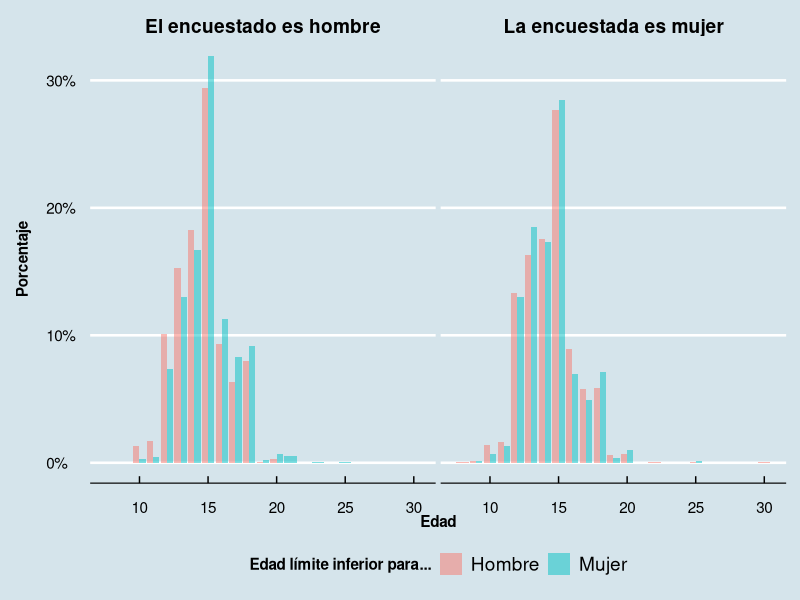
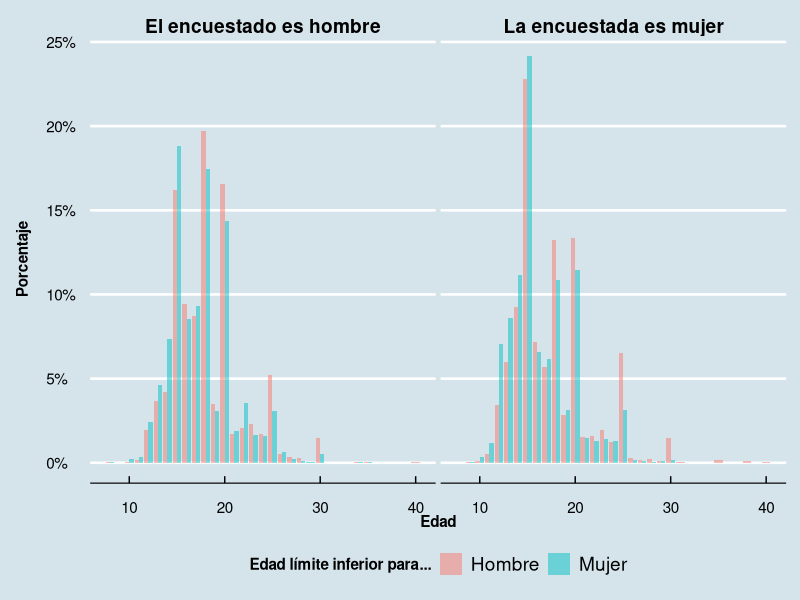
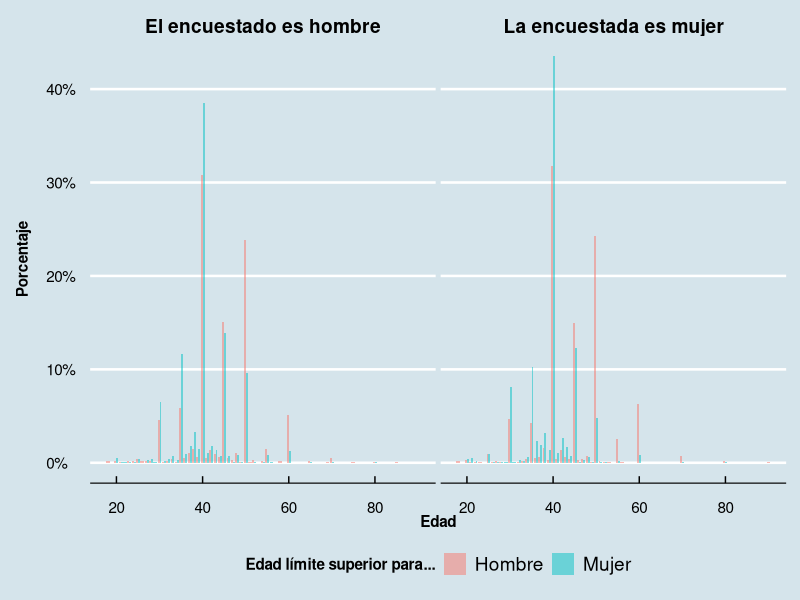
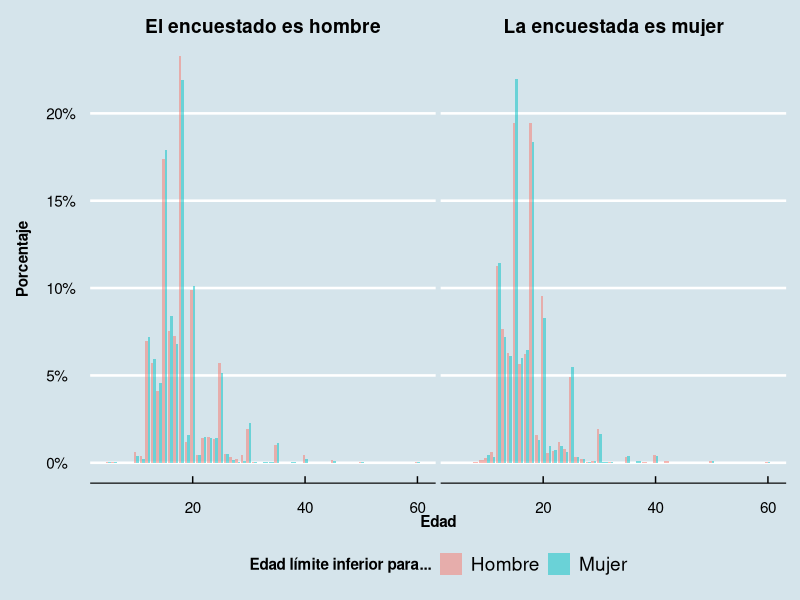

The R script that drew these images, in order:
#=============#
#### ENCoR ####
#=============#

# library(survey)
library(tidyverse)

# Carga datos -------------------------------------------------------------
encor <- haven::read_sav(file = "DataBases/ENCoR/Base ENCoR terceros.sav")


# Genera objeto survey ----------------------------------------------------
# ps <- survey::svydesign(
#    ids = ~1,
#    weights = ~peso,
#    data = encor
# )

# summary(ps)

# survey::svymean(
#    x = encor$ina48_1,
#    design = ps,
#    na.rm = TRUE
# )

# survey::svymean(
#    x = encor$ina44_1,
#    design = ps,
#    na.rm = TRUE
# )


# Plots -------------------------------------------------------------------
ggplot_bars_sex_questions <- function(hombre, mujer) {

   legend_title <- dplyr::case_when(
      hombre == "ina48_1" ~ "Edad límite inferior para...",
      hombre == "ina49_1" ~ "Edad límite inferior para...",
      hombre == "ina50_1" ~ "Edad límite superior para...",
      hombre == "ina51_1" ~ "Edad límite inferior para..."
   )

   encor %>%
      select(
         sexo,
         !!rlang::sym(mujer),
         !!rlang::sym(hombre),
         peso
      ) %>%
      gather(
         key = pregunta,
         value = edad,
         -sexo,
         -peso
      ) %>%
      mutate(
         pregunta = case_when(
            pregunta == mujer ~ "Mujer",
            pregunta == hombre ~ "Hombre",
         ),
         sexo = as_factor(sexo),
         sexo = forcats::fct_recode(
            .f = sexo,
            "La encuestada es mujer" = "mujer",
            "El encuestado es hombre" = "hombre"
         )
      ) %>%
      ggplot() +
      geom_bar(
         aes(x = edad, y = ..prop.., fill = pregunta, weight = peso),
         alpha = 1/2,
         position = "dodge"
      ) +
      facet_wrap(
         facets = ~sexo
      ) +
      labs(
         x = "Edad",
         y = "Porcentaje\n",
         fill = legend_title
      ) +
      scale_y_continuous(labels = scales::percent_format(accuracy = 1)) +
      ggthemes::theme_economist() +
      theme(
         legend.position = "bottom",
         axis.title = element_text(face = "bold"),
         strip.text = element_text(face = "bold"),
         legend.title = element_text(face = "bold")
      )

}


# Edad límite inferior para iniciación sexual --------------------------------------
ggplot_bars_sex_questions(
   hombre = "ina48_1",
   mujer = "ina44_1"
)


# Edad límite inferior para tener hijos -----------------------------------
ggplot_bars_sex_questions(
   hombre = "ina49_1",
   mujer = "ina45_1"
)

# Edad límite superior para tener hijos -----------------------------------
ggplot_bars_sex_questions(
   hombre = "ina50_1",
   mujer = "ina46_1"
)

# Edad límite inferior para abandonar estudios -----------------------------------
ggplot_bars_sex_questions(
   hombre = "ina51_1",
   mujer = "ina47_1"
)


#===============#
#### THE END ####
#===============#
